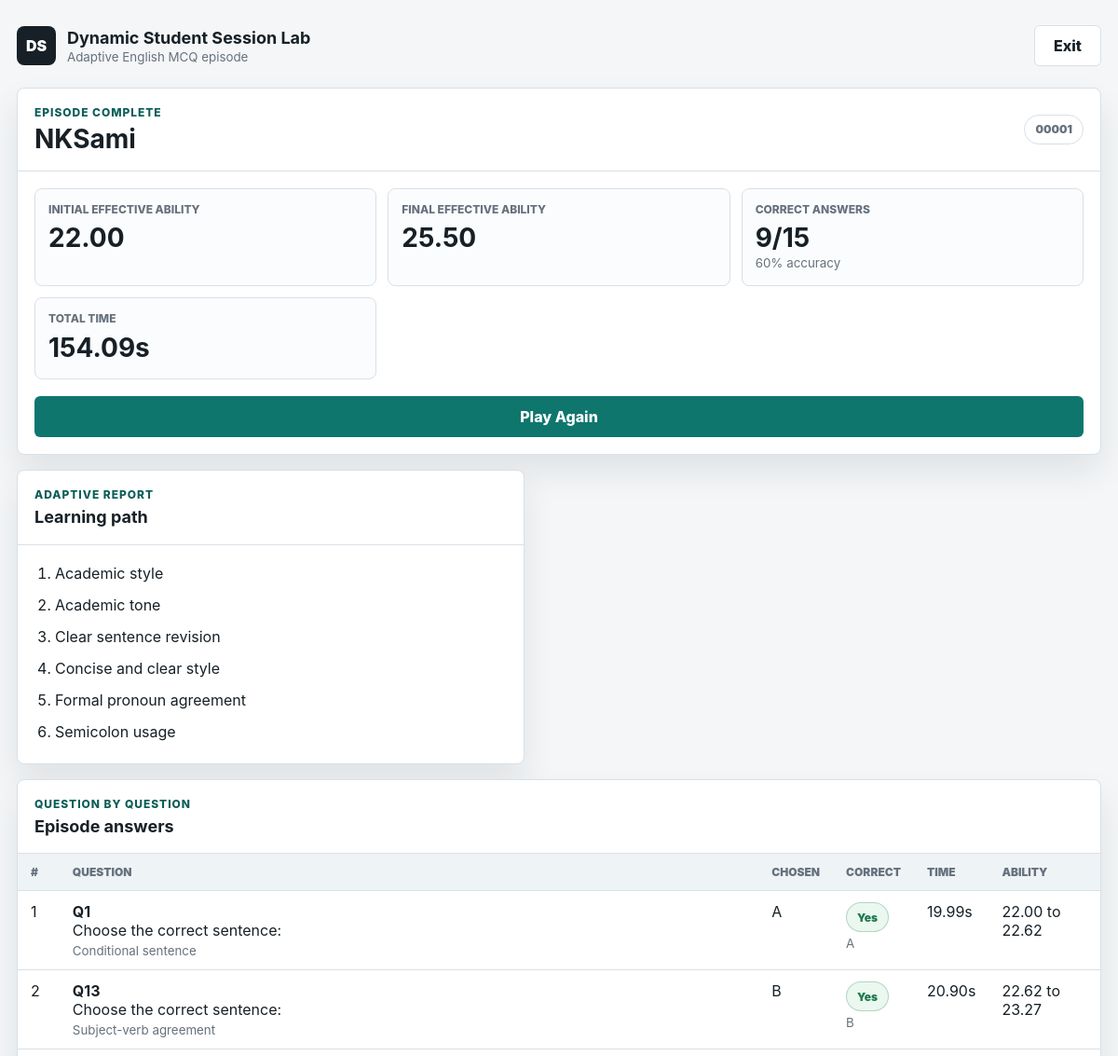
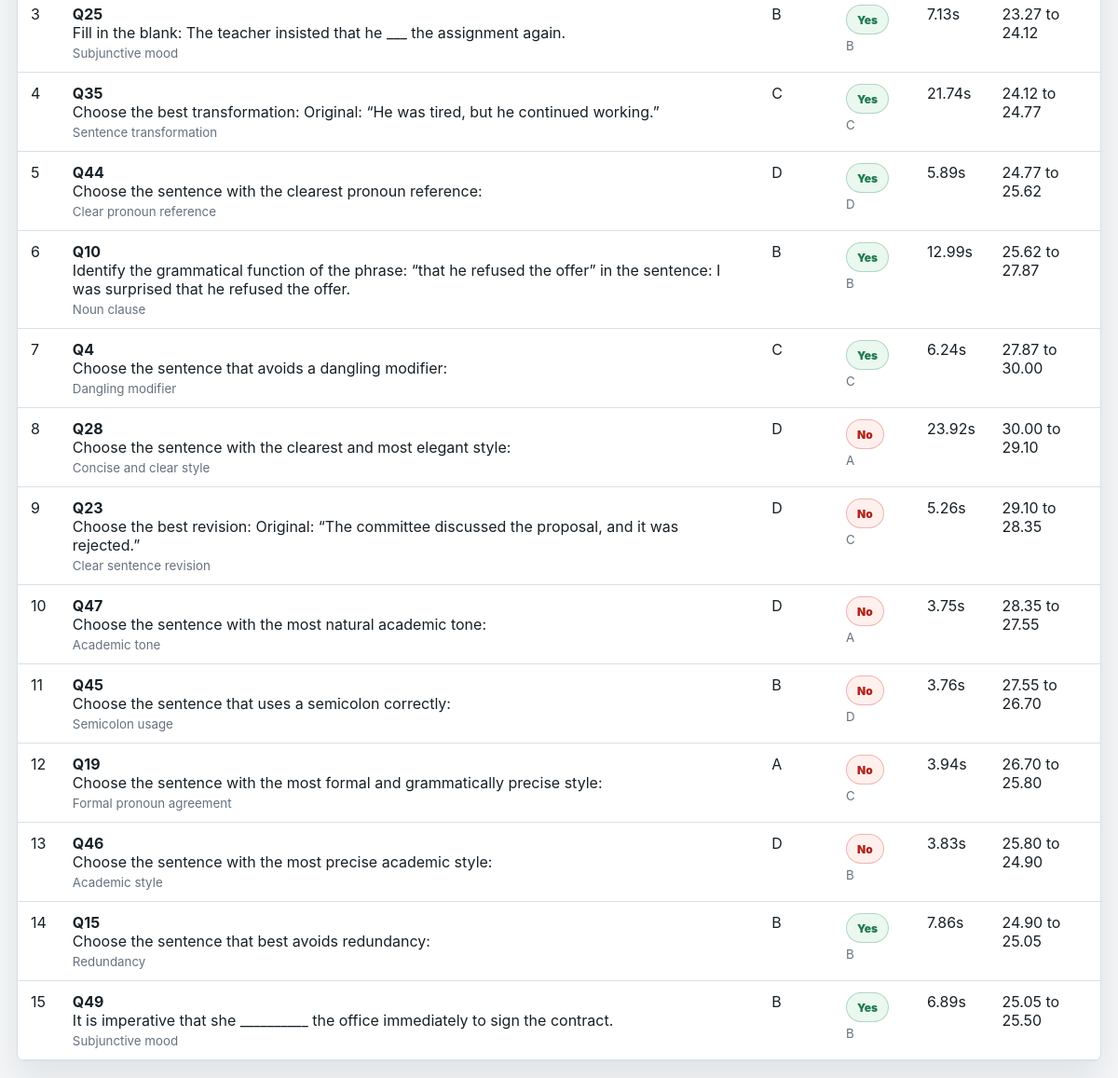
The page /episode/result/1 (signed in) on the database its author committed (2 pictures, top to bottom).
### tables this page shows
CREATE TABLE students (
                id INTEGER PRIMARY KEY AUTOINCREMENT,
                name TEXT NOT NULL COLLATE NOCASE UNIQUE,
                student_code TEXT UNIQUE,
                effective_ability REAL NOT NULL,
                highest_achievement TEXT DEFAULT '',
                created_at TEXT NOT NULL,
                updated_at TEXT NOT NULL
            );

CREATE TABLE episodes (
                id INTEGER PRIMARY KEY AUTOINCREMENT,
                student_id INTEGER NOT NULL,
                session_id TEXT NOT NULL,
                started_at TEXT NOT NULL,
                completed_at TEXT NOT NULL,
                initial_effective_ability REAL NOT NULL,
                final_effective_ability REAL NOT NULL,
                questions_answered INTEGER NOT NULL,
                total_correct INTEGER NOT NULL,
                total_wrong INTEGER NOT NULL,
                accuracy REAL NOT NULL,
                total_time_taken REAL NOT NULL,
                achievement TEXT DEFAULT '',
                suggested_learning_path TEXT DEFAULT '[]',
                topic_performance TEXT DEFAULT '[]',
                rows_json TEXT DEFAULT '[]',
                FOREIGN KEY (student_id) REFERENCES students(id)
            );

CREATE TABLE episode_answers (
                id INTEGER PRIMARY KEY AUTOINCREMENT,
                episode_id INTEGER NOT NULL,
                step INTEGER NOT NULL,
                question_id TEXT NOT NULL,
                topic TEXT,
                subtopic TEXT,
                question TEXT NOT NULL,
                options_json TEXT NOT NULL,
                chosen_option TEXT NOT NULL,
                chosen_answer_text TEXT,
                correct_answer TEXT NOT NULL,
                correct_answer_text TEXT,
                is_correct INTEGER NOT NULL,
                time_taken REAL NOT NULL,
                time_ratio REAL,
                response_label TEXT,
                effective_ability_before REAL,
                effective_ability_after REAL,
                ability_delta REAL,
                explanation TEXT,
                FOREIGN KEY (episode_id) REFERENCES episodes(id)
            );

### app.py (the view)
@app.get("/episode/result/<int:episode_id>")
def episode_result(episode_id: int) -> Any:
    student = current_student()
    if student is None:
        flash("Please sign in first.", "error")
        return redirect(url_for("index"))
    result = load_episode_result(episode_id, int(student["id"]))
    if result is None:
        flash("Episode result was not found.", "error")
        return redirect(url_for("index"))
    episode, answers = result
    refreshed_student = current_student() or student
    return render_template(
        "result.html",
        student=refreshed_student,
        episode=episode,
        answers=answers,
        notice_lines=ACHIEVEMENT_NOTICE_LINES,
    )

### app.py (called while the page is built)
def get_db() -> sqlite3.Connection:
    DATABASE_PATH.parent.mkdir(parents=True, exist_ok=True)
    conn = sqlite3.connect(DATABASE_PATH)
    conn.row_factory = sqlite3.Row
    return conn

def student_from_row(row: sqlite3.Row | None) -> dict[str, Any] | None:
    return dict(row) if row is not None else None

def get_student(student_id: int) -> dict[str, Any] | None:
    with get_db() as db:
        row = db.execute("SELECT * FROM students WHERE id = ?", (student_id,)).fetchone()
    return student_from_row(row)

def current_student() -> dict[str, Any] | None:
    raw_student_id = session.get("student_id")
    if raw_student_id is None:
        return None
    student = get_student(int(raw_student_id))
    if student is None:
        session.clear()
    return student

### templates/result.html (shortened to what this page needs)
{% extends "base.html" %}
{% block content %}
  <section class="result-layout">
    <section class="panel result-summary">
      <div class="panel-heading">
        <div>
          <p class="eyebrow">Episode complete</p>
          <h1>{{ student.name }}</h1>
        </div>
        <span class="id-pill">{{ student.student_code }}</span>
      </div>
      <div class="metric-grid">
        <div class="metric">
          <span>Initial effective ability</span>
          <strong>{{ "%.2f"|format(episode.initial_effective_ability) }}</strong>
        </div>
        <div class="metric">
          <span>Final effective ability</span>
          <strong>{{ "%.2f"|format(episode.final_effective_ability) }}</strong>
        </div>
        <div class="metric">
          <span>Correct answers</span>
          <strong>{{ episode.total_correct }}/{{ episode.questions_answered }}</strong>
          <small>{{ "%.0f"|format(episode.accuracy * 100) }}% accuracy</small>
        </div>
        <div class="metric">
          <span>Total time</span>
          <strong>{{ "%.2f"|format(episode.total_time_taken) }}s</strong>
        </div>
      </div>
      <form action="{{ url_for('start_episode') }}" method="post">
        <button class="primary-button wide" type="submit">Play Again</button>
      </form>
    </section>
    <section class="panel">
      <div class="panel-heading">
        <div>
          <p class="eyebrow">Adaptive report</p>
          <h2>Learning path</h2>
        </div>
      </div>
      {% if episode.suggested_learning_path %}
        <ol class="learning-list">
          {% for item in episode.suggested_learning_path %}
            <li>{{ item }}</li>
          {% endfor %}
        </ol>
      {% else %}
        <p class="empty-state">No learning path was generated.</p>
      {% endif %}
    </section>
    <section class="panel answers-panel">
      <div class="panel-heading">
        <div>
          <p class="eyebrow">Question by question</p>
          <h2>Episode answers</h2>
        </div>
      </div>
      <div class="table-wrap">
        <table>
          <thead>
            <tr>
              <th>#</th>
              <th>Question</th>
              <th>Chosen</th>
              <th>Correct</th>
              <th>Time</th>
              <th>Ability</th>
            </tr>
          </thead>
          <tbody>
            {% for answer in answers %}
              <tr>
                <td>{{ answer.step }}</td>
                <td>
                  <strong>{{ answer.question_id }}</strong>
                  <span>{{ answer.question }}</span>
                  <small>{{ answer.topic }}</small>
                </td>
                <td>{{ answer.chosen_option }}</td>
                <td>
                  <span class="status-pill {{ 'ok' if answer.is_correct else 'bad' }}">
                    {{ "Yes" if answer.is_correct else "No" }}
                  </span>
                  <small>{{ answer.correct_answer }}</small>
                </td>
                <td>{{ "%.2f"|format(answer.time_taken) }}s</td>
                <td>
                  {{ "%.2f"|format(answer.effective_ability_before) }}
                  to
                  {{ "%.2f"|format(answer.effective_ability_after) }}
                </td>
              </tr>
            {% endfor %}
          </tbody>
        </table>
      </div>
    </section>
  </section>
{% endblock %}

### templates/base.html (shortened to what this page needs)
<!doctype html>
<html lang="en">
  <head>
    <link rel="stylesheet" href="{{ url_for('static', filename='styles.css') }}">
  </head>
  <body>
    <div class="app-shell">
      <header class="topbar">
        <a class="brand" href="{{ url_for('index') }}">
          <span class="brand-mark">DS</span>
          <span>
            <strong>Dynamic Student Session Lab</strong>
            <small>Adaptive English MCQ episode</small>
          </span>
        </a>
        {% if student %}
          <form action="{{ url_for('logout') }}" method="post">
            <button class="icon-button logout-button" type="submit" aria-label="Sign out" title="Sign out">
              <span aria-hidden="true">Exit</span>
            </button>
          </form>
        {% endif %}
      </header>
      <main>
        {% block content %}{% endblock %}
      </main>
    </div>
  </body>
</html>

### static/styles.css (style rules this page uses)
:root { color-scheme: light; --bg: #f4f6f8; --panel: #ffffff; --ink: #172026; --muted: #66717d; --line: #d9e0e7; --soft: #eef3f6; --teal: #0f766e; --teal-dark: #0b5e58; --blue: #2563eb; --amber: #b7791f; --gold: #c98910; --green: #1f7a4d; --red: #b42318; --shadow: 0 18px 36px rgba(23, 32, 38, 0.09); }
* { box-sizing: border-box; }
html { min-height: 100%; }
body { margin: 0; min-height: 100vh; background: var(--bg); color: var(--ink); font-family: Inter, ui-sans-serif, system-ui, -apple-system, BlinkMacSystemFont, "Segoe UI", sans-serif; }
button, input { font: inherit; }
button { cursor: pointer; }
a { color: var(--blue); text-decoration: none; }
h1, h2, p { margin: 0; }
h1 { font-size: 28px; line-height: 1.1; letter-spacing: 0; }
h2 { font-size: 18px; line-height: 1.2; letter-spacing: 0; }
.app-shell { width: min(1440px, 100%); margin: 0 auto; padding: 18px; }
.topbar { display: flex; align-items: center; justify-content: space-between; gap: 16px; min-height: 62px; margin-bottom: 14px; }
.brand { display: inline-flex; align-items: center; gap: 12px; color: var(--ink); }
.brand-mark { display: inline-grid; place-items: center; width: 42px; height: 42px; border-radius: 8px; background: var(--ink); color: #fff; font-weight: 900; }
.brand strong, .brand small { display: block; }
.brand strong { font-size: 18px; }
.brand small { color: var(--muted); margin-top: 2px; }
.panel { background: var(--panel); border: 1px solid var(--line); border-radius: 8px; box-shadow: var(--shadow); overflow: hidden; }
.panel-heading { display: flex; align-items: center; justify-content: space-between; gap: 16px; padding: 18px; border-bottom: 1px solid var(--line); }
.eyebrow { color: var(--teal-dark); font-size: 12px; font-weight: 800; letter-spacing: 0.08em; margin-bottom: 6px; text-transform: uppercase; }
.primary-button, .secondary-button, .icon-button { min-height: 44px; border: 1px solid transparent; border-radius: 6px; padding: 10px 14px; font-weight: 800; }
.primary-button { background: var(--teal); color: #fff; }
.icon-button { background: var(--panel); border-color: var(--line); color: var(--ink); }
.logout-button { width: 72px; }
.wide { width: 100%; }
.id-pill, .difficulty-pill, .status-pill { display: inline-flex; align-items: center; min-height: 32px; border: 1px solid var(--line); border-radius: 999px; padding: 6px 11px; color: var(--muted); font-size: 12px; font-weight: 900; white-space: nowrap; }
.status-pill.ok { border-color: rgba(31, 122, 77, 0.28); background: #eaf8f0; color: var(--green); }
.status-pill.bad { border-color: rgba(180, 35, 24, 0.28); background: #fff0ee; color: var(--red); }
.metric-grid { display: grid; grid-template-columns: repeat(3, minmax(0, 1fr)); gap: 12px; padding: 18px; }
.metric { border: 1px solid var(--line); border-radius: 8px; background: #fbfcfd; padding: 14px; min-width: 0; }
.metric span, .metric small { display: block; color: var(--muted); line-height: 1.35; }
.metric span { font-size: 12px; font-weight: 800; text-transform: uppercase; }
.metric strong { display: block; font-size: 28px; line-height: 1.05; margin: 8px 0 4px; }
.deployment-card, .history-panel, .answers-panel { grid-column: 1 / -1; }
.table-wrap { overflow: auto; }
table { width: 100%; border-collapse: collapse; min-width: 760px; }
th, td { border-bottom: 1px solid var(--line); padding: 12px 14px; text-align: left; vertical-align: top; }
th { background: var(--soft); color: var(--muted); font-size: 12px; font-weight: 900; text-transform: uppercase; }
td span, td small { display: block; }
td small { color: var(--muted); margin-top: 4px; }
.result-layout { display: grid; grid-template-columns: minmax(360px, 0.95fr) minmax(360px, 1.05fr); gap: 16px; align-items: start; }
.result-summary { grid-column: 1 / -1; }
.result-summary form { padding: 0 18px 18px; }
.learning-list { display: grid; gap: 10px; margin: 0; padding: 18px 24px 22px 40px; line-height: 1.5; }

### rows shown on the page
students: name "NKSami", student_code "00001"
episodes: initial_effective_ability "22.00", final_effective_ability "25.50", total_correct "9", questions_answered "15", episode.accuracy*100 "60", total_time_taken "154.09"
episode_answers: step "1", question_id "Q1", question "Choose the correct sentence:", topic "Conditional sentence", chosen_option "A", is_correct "Yes", correct_answer "A", time_taken "19.99", effective_ability_before "22.00", effective_ability_after "22.62"
episode_answers: step "2", question_id "Q13", question "Choose the correct sentence:", topic "Subject-verb agreement", chosen_option "B", is_correct "Yes", correct_answer "B", time_taken "20.90", effective_ability_before "22.62", effective_ability_after "23.27"
episode_answers: step "3", question_id "Q25", question "Fill in the blank: The teacher insisted that he ___ the assignment again.", topic "Subjunctive mood", chosen_option "B", is_correct "Yes", correct_answer "B", time_taken "7.13", effective_ability_before "23.27", effective_ability_after "24.12"
episode_answers: step "4", question_id "Q35", question "Choose the best transformation: Original: “He was tired, but he continued working.”", topic "Sentence transformation", chosen_option "C", is_correct "Yes", correct_answer "C", time_taken "21.74", effective_ability_before "24.12", effective_ability_after "24.77"
episode_answers: step "5", question_id "Q44", question "Choose the sentence with the clearest pronoun reference:", topic "Clear pronoun reference", chosen_option "D", is_correct "Yes", correct_answer "D", time_taken "5.89", effective_ability_before "24.77", effective_ability_after "25.62"
episode_answers: step "6", question_id "Q10", question "Identify the grammatical function of the phrase: “that he refused the offer” in the sentence: I was surprised that he refused the offer.", topic "Noun clause", chosen_option "B", is_correct "Yes", correct_answer "B", time_taken "12.99", effective_ability_before "25.62", effective_ability_after "27.87"
episode_answers: step "7", question_id "Q4", question "Choose the sentence that avoids a dangling modifier:", topic "Dangling modifier", chosen_option "C", is_correct "Yes", correct_answer "C", time_taken "6.24", effective_ability_before "27.87", effective_ability_after "30.00"
episode_answers: step "8", question_id "Q28", question "Choose the sentence with the clearest and most elegant style:", topic "Concise and clear style", chosen_option "D", is_correct "No", correct_answer "A", time_taken "23.92", effective_ability_before "30.00", effective_ability_after "29.10"
episode_answers: step "9", question_id "Q23", question "Choose the best revision: Original: “The committee discussed the proposal, and it was rejected.”", topic "Clear sentence revision", chosen_option "D", is_correct "No", correct_answer "C", time_taken "5.26", effective_ability_before "29.10", effective_ability_after "28.35"
episode_answers: step "10", question_id "Q47", question "Choose the sentence with the most natural academic tone:", topic "Academic tone", chosen_option "D", is_correct "No", correct_answer "A", time_taken "3.75", effective_ability_before "28.35", effective_ability_after "27.55"
episode_answers: step "11", question_id "Q45", question "Choose the sentence that uses a semicolon correctly:", topic "Semicolon usage", chosen_option "B", is_correct "No", correct_answer "D", time_taken "3.76", effective_ability_before "27.55", effective_ability_after "26.70"
episode_answers: step "12", question_id "Q19", question "Choose the sentence with the most formal and grammatically precise style:", topic "Formal pronoun agreement", chosen_option "A", is_correct "No", correct_answer "C", time_taken "3.94", effective_ability_before "26.70", effective_ability_after "25.80"
episode_answers: step "13", question_id "Q46", question "Choose the sentence with the most precise academic style:", topic "Academic style", chosen_option "D", is_correct "No", correct_answer "B", time_taken "3.83", effective_ability_before "25.80", effective_ability_after "24.90"
episode_answers: step "14", question_id "Q15", question "Choose the sentence that best avoids redundancy:", topic "Redundancy", chosen_option "B", is_correct "Yes", correct_answer "B", time_taken "7.86", effective_ability_before "24.90", effective_ability_after "25.05"
episode_answers: step "15", question_id "Q49", question "It is imperative that she __________ the office immediately to sign the contract.", topic "Subjunctive mood", chosen_option "B", is_correct "Yes", correct_answer "B", time_taken "6.89", effective_ability_before "25.05", effective_ability_after "25.50"

### other values the page prints
{{ item }} "Academic style" "Academic tone" "Clear sentence revision" "Concise and clear style" "Formal pronoun agreement" "Semicolon usage"
